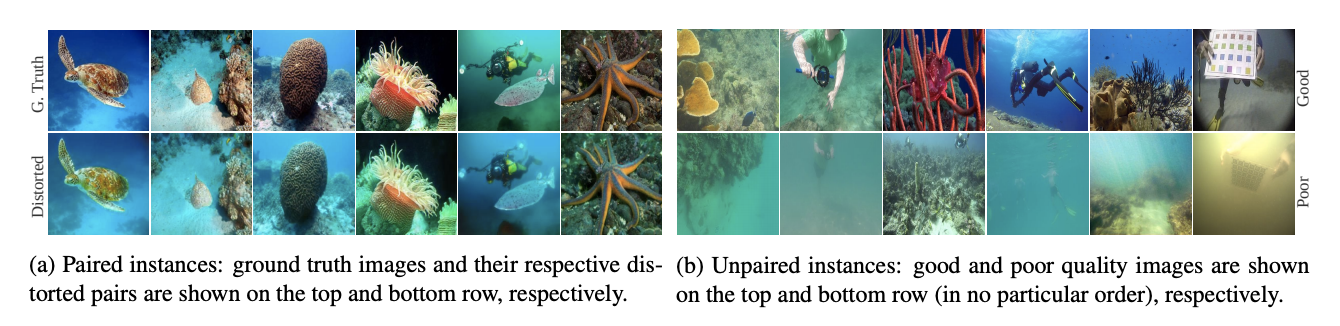
#> input picture images/data.png, 1340 x 326 px, given in place of data.png, which was not available
$ python run_metrics.py   (older library calls are emulated)
#> lines starting #> are read from the running program, lines starting #| are printed output that depends on the picture; pictures that were not available may be replaced by others from this repository, and a replacement may not be noted
import argparse
import glob
import math
import os

import numpy as np
from PIL import Image
from scipy import ndimage
from skimage.metrics import structural_similarity


def _compute_mse(label: np.ndarray, image: np.ndarray) -> float:
    """Compute MSE(Mean Squared Error)
    """
    return ((label - image) ** 2).mean()


def compute_psnr(label: np.ndarray, image: np.ndarray) -> float:
    """Compute PSNR
    """
    mse = _compute_mse(label, image)
    if mse == 0:
        return 100
    return 10 * np.log10(255 * 255 / mse)


def compute_mssim(label: np.ndarray, image: np.ndarray) -> float:
    """Compute MSSIM
    """
    return structural_similarity(label, image, data_range=255, win_size=5, multichannel=True, use_sample_covariance=True)


def get_results(label_paths: list, image_paths: list, metric: str = "psnr", im_size: tuple = (256, 256)):
    """Get mean and std results of PSNR or MSSIM
    """
#> called with metric = 'psnr', im_size = (256, 256)
    if metric == "psnr":
        metric_fn = compute_psnr
    elif metric == "ssim":
        metric_fn = compute_mssim
    else:
        raise ValueError(f"Metric '{metric}' is not supported!")
    results = [None] * len(label_paths)
    for i, (image_path, label_path) in enumerate(zip(image_paths, label_paths)):
        image = Image.open(image_path).convert("RGB").resize(im_size)
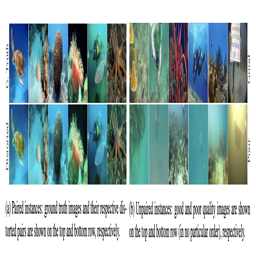
#> image: PIL image 256x256 RGB; mean R, G, B 153, 173.9, 173.5
        label = Image.open(label_path).convert("RGB").resize(im_size)
        image = np.array(image).astype(np.float64)
#> image: shape (256, 256, 3) float64
        label = np.array(label).astype(np.float64)
        results[i] = metric_fn(label, image)
#> in compute_psnr, `mse = _compute_mse(label, image)`: mse = 0
    results = np.array(results)
#> results = [100]
    return results.mean(), results.std()


def _mu_alpha_trim(x: np.ndarray, alpha_low: float = 0.1, alpha_high: float = 0.1):
    """Calculate asymetric alpha-trimmed mu
    """
    assert x.ndim == 1, "Input must be flattened!"
    x = np.sort(x)
    num = len(x)
    low = math.ceil(alpha_low * num)
    high = math.floor(alpha_high * num)
    x = x[low+1:num-high]
    # Author of the paper: mu = sum(x) / (len(x) + 1)
    # https://github.com/xahidbuffon/FUnIE-GAN/blob/master/Evaluation/uqim_utils.py#L22
    # In this work, mu = sum(x) / len(x)
    return x.mean()


def _compute_uicm(x: np.ndarray, c1: float = -0.0268, c2: float = 0.1586):
    """Underwater image colourfulness measure
    """
    R = x[..., 0].flatten()
    G = x[..., 1].flatten()
    B = x[..., 2].flatten()
    RG = R - G
    YB = ((R + G) / 2) - B
    mu_RG = _mu_alpha_trim(RG)
    mu_YB = _mu_alpha_trim(YB)
    l = (mu_RG ** 2 + mu_YB ** 2) ** (1 / 2)
    r = (_compute_mse(RG, mu_RG) + _compute_mse(YB, mu_YB)) ** (1 / 2)
    return c1 * l + c2 * r


def _sobel(x: np.ndarray):
    """Perform sobel edge detector on x and y axis
    """
    dx = ndimage.sobel(x, 0)
    dy = ndimage.sobel(x, 1)
    mag = (dx ** 2 + dy ** 2) ** (1 / 2)
    mag /= mag.max()
    mag *= 255.0
    return mag


def _eme(x: np.ndarray, win_size: int):
    """Enhancement measure estimation
    """
    # Calculate width and height of the window
    w = int(x.shape[0] / win_size)
    h = int(x.shape[1] / win_size)
    # Cut out pixels outside the multiples of windows
    x = x[:win_size*w, :win_size*h]
    # Apply sliding window
    val = 0
    for i in range(w):
        for j in range(h):
            window = x[i*win_size:win_size*(i+1), j*win_size:win_size*(j+1)]
            max_val = window.max()
            min_val = window.min()
            if min_val == 0.0:
                val += 0
            else:
                val += math.log(max_val/min_val)
    return 2 * val / (w * h)


def _compute_uism(x: np.ndarray, win_size: int, lambda_r: float = 0.299, lambda_g: float = 0.587, lambda_b: float = 0.144):
    """Underwater image sharpness measure
    """
    R = x[..., 0]
    G = x[..., 1]
    B = x[..., 2]
    # Apply Sobel edge detector to each channel
    r_sobel = _sobel(R)
    g_sobel = _sobel(G)
    b_sobel = _sobel(B)
    # Get enhancement measure estimation for each edge enhanced image
    r_eme = _eme(R * r_sobel, win_size=win_size)
    g_eme = _eme(G * g_sobel, win_size=win_size)
    b_eme = _eme(B * b_sobel, win_size=win_size)
    return lambda_r * r_eme + lambda_g * g_eme + lambda_b * b_eme


def _compute_uiconm(x: np.ndarray, win_size: int):
    """Underwater image contrast measure
      https://github.com/tkrahn108/UIQM/blob/master/src/uiconm.cpp
      https://ieeexplore.ieee.org/abstract/document/5609219
    """
    # Calculate width and height of the window
    w = int(x.shape[0] / win_size)
    h = int(x.shape[1] / win_size)
    # Cut out pixels outside the multiples of windows
    x = x[:win_size*w, :win_size*h]
    # Apply sliding window
    val = 0
    for i in range(w):
        for j in range(h):
            window = x[i*win_size:win_size*(i+1), j*win_size:win_size*(j+1), :]
            max_val = window.max()
            min_val = window.min()
            top = max_val - min_val
            bot = max_val + min_val
            if bot == 0 or top == 0:
                val += 0
            else:
                val += (top / bot) * math.log(top / bot)
    return (-1) * val / (w * h)


def compute_uiqm(image_paths: list, im_size: tuple = (256, 256), win_size: int = 10, c1: float = 0.0282, c2: float = 0.2953, c3: float = 3.5753):
    """Compute UIQM
    """
    uiqms = [None] * len(image_paths)
    for i, image_path in enumerate(image_paths):
        image = Image.open(image_path).convert("RGB").resize(im_size)
        image = np.array(image)
        image = image.astype(np.float64)
        uicm = _compute_uicm(image)
        uism = _compute_uism(image, win_size=win_size)
        uiconm = _compute_uiconm(image, win_size=win_size)
        uiqms[i] = c1 * uicm + c2 * uism + c3 * uiconm
    uiqms = np.array(uiqms)
    return uiqms.mean(), uiqms.std()


if __name__ == "__main__":

    parser = argparse.ArgumentParser(description="PyTorch FUnIE-GAN Metric Runner")
    parser.add_argument("--image-data", default="", type=str, metavar="PATH",
                        help="path to images (default: none)")
    parser.add_argument("--label-data", default="", type=str, metavar="PATH",
                        help="path to ground truths (default: none)")

    args = parser.parse_args()

    # Define metrics
    metrics = ["psnr", "ssim"]

    # Load ground truths
    print(f"Load ground truths from {args.label_data}")
    labels = sorted(glob.glob(f"{args.label_data}/*.*"))
    blabels = [os.path.splitext(os.path.basename(i))[0] for i in labels]

    # Load images
    print(f"Load images from {args.image_data}")
    images = sorted(glob.glob(f"{args.image_data}/*.*"))
    bimages = [os.path.splitext(os.path.basename(i))[0] for i in images]
    assert bimages == blabels

    # Compute metric over test samples
    for metric in metrics:
        mu, std = get_results(labels, images, metric=metric)
#> mu = 100; std = 0
        print(f"[{metric.upper()}] Mean={mu:.3f}, Std={std:.3f}")
#| [PSNR] Mean=100.000, Std=0.000

    mu, std = compute_uiqm(images)
#> in _mu_alpha_trim, `num = len(x)`: num = 65536
#> in _mu_alpha_trim, `low = math.ceil(alpha_low * num)`: low = 6554
#> in _mu_alpha_trim, `high = math.floor(alpha_high * num)`: high = 6553
#> in _compute_uicm, `mu_RG = _mu_alpha_trim(RG)`: mu_RG = -17.22
#> in _compute_uicm, `mu_YB = _mu_alpha_trim(YB)`: mu_YB = -6.9
#> in _compute_uicm, `l = (mu_RG ** 2 + mu_YB ** 2) ** (1 / 2)`: l = 18.55
#> in _compute_uicm, `r = (_compute_mse(RG, mu_RG) + _compute_mse(YB, mu_YB)) ** (1 / 2)`: r = 49.08
#> in compute_uiqm, `uicm = _compute_uicm(image)`: uicm = 7.29
#> in _compute_uism, `R = x[..., 0]`:
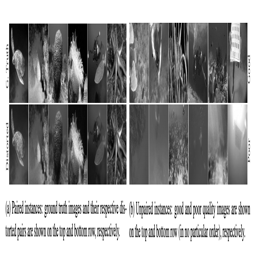
#> R: shape (256, 256) float64; min 0, max 255, mean 153
#> in _compute_uism, `B = x[..., 2]`:
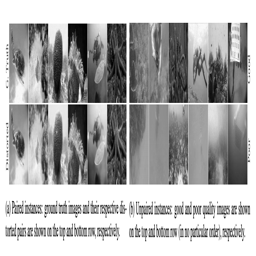
#> B: shape (256, 256) float64; min 0, max 255, mean 173.5
#> in _sobel (call 3), `dy = ndimage.sobel(x, 1)`:
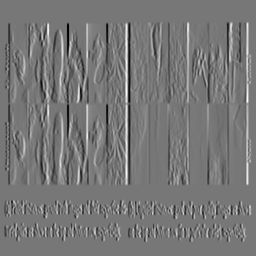
#> dy: shape (256, 256) float64; min -876, max 996, mean 0; drawn with min black and max white
#> in _sobel (call 3), `mag = (dx ** 2 + dy ** 2) ** (1 / 2)`:
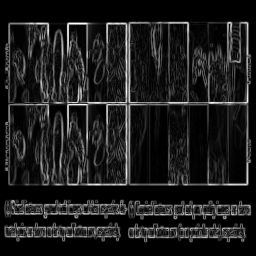
#> mag: shape (256, 256) float64; min 0, max 1020, mean 115.9; drawn with min black and max white
#> after the loop in _eme, `for i in range(w):`: val = 1293.3
#> in _compute_uism, `r_eme = _eme(R * r_sobel, win_size=win_size)`: r_eme = 4.14
#> in _compute_uism, `g_eme = _eme(G * g_sobel, win_size=win_size)`: g_eme = 4.29
#> call 3 of _eme, with win_size = 10
#> in _eme (call 3), `x = x[:win_size*w, :win_size*h]`:
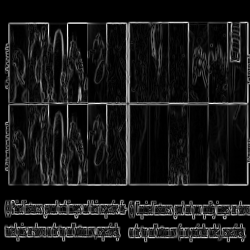
#> x: shape (250, 250) float64; min 0, max 49097.2, mean 4478.2; drawn with min black and max white
#> after the loop in _eme (call 3), `for i in range(w):`: val = 1394.4
#> in _compute_uism, `b_eme = _eme(B * b_sobel, win_size=win_size)`: b_eme = 4.46
#> in compute_uiqm, `uism = _compute_uism(image, win_size=win_size)`: uism = 4.4
#> in _compute_uiconm, `x = x[:win_size*w, :win_size*h]`:
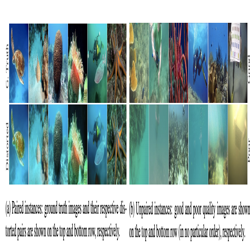
#> x: shape (250, 250, 3) float64; mean of channels 0, 1, 2 148, 170, 169.5; drawn as R, G, B
#> after the loop in _compute_uiconm, `for i in range(w):`: val = -123.3
#> in compute_uiqm, `uiconm = _compute_uiconm(image, win_size=win_size)`: uiconm = 0.197
#> in compute_uiqm, `uiqms = np.array(uiqms)`: uiqms = [2.21]
#> mu = 2.21
    print(f"[UIQM] Mean={mu:.3f}, Std={std:.3f}")
#| [UIQM] Mean=2.209, Std=0.000
